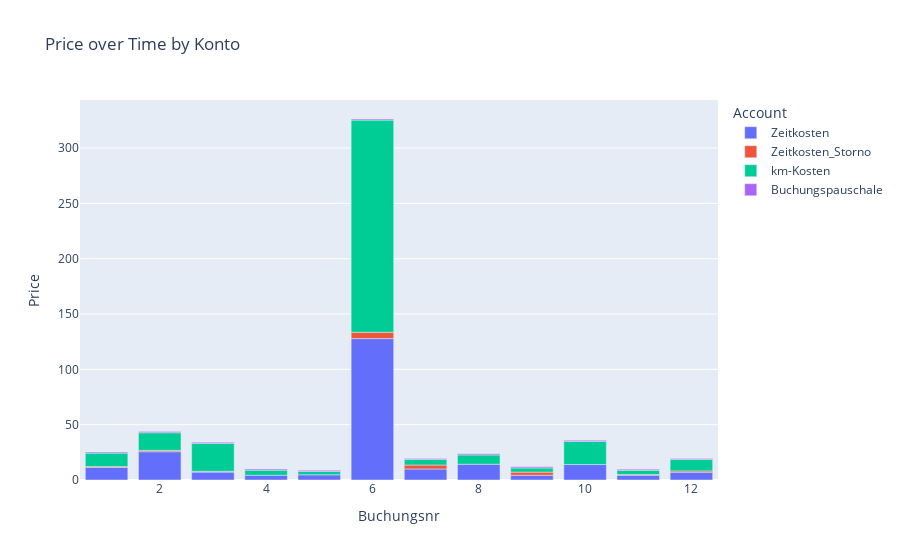

The notebook cell saved with this chart:
### Code cell
import plotly.express as px

# Assuming df is your DataFrame and the columns are already processed

# Create the bar plot
fig = px.bar(df_fahrten, x='Buchungsnr', y='Preis', color='Konto', 
             title='Price over Time by Konto',
             labels={'Von': 'Start Date', 'Preis': 'Price', 'Konto': 'Account'},
             #barmode='group')
             barmode='relative')  # 'relative' makes the bars stacked)

# Show the figure
fig.show()

### Figure 1 — Plotly figure (JSON) as saved in the notebook; plotly's stock layout.template omitted (floating-point values rounded to 4 significant figures)
{"data": [{"alignmentgroup": "True", "hovertemplate": "Account=Zeitkosten<br>Buchungsnr=%{x}<br>Price=%{y}<extra></extra>", "legendgroup": "Zeitkosten", "marker": {"color": "#636efa", "pattern": {"shape": ""}}, "name": "Zeitkosten", "offsetgroup": "Zeitkosten", "orientation": "v", "showlegend": true, "textposition": "auto", "type": "bar", "x": [1, 2, 3, 4, 5, 6, 7, 8, 9, 10, 11, 12], "xaxis": "x", "y": [11.4, 25.58, 7.13, 4.28, 4.7, 127.8, 9.98, 14.25, 4.28, 13.95, 4.28, 7.05], "yaxis": "y"}, {"alignmentgroup": "True", "hovertemplate": "Account=Zeitkosten_Storno<br>Buchungsnr=%{x}<br>Price=%{y}<extra></extra>", "legendgroup": "Zeitkosten_Storno", "marker": {"color": "#EF553B", "pattern": {"shape": ""}}, "name": "Zeitkosten_Storno", "offsetgroup": "Zeitkosten_Storno", "orientation": "v", "showlegend": true, "textposition": "auto", "type": "bar", "x": [1, 2, 3, 6, 7, 9, 11, 12], "xaxis": "x", "y": [0.71, 1.16, 0.71, 5.7, 3.56, 2.85, 0.71, 1.18], "yaxis": "y"}, {"alignmentgroup": "True", "hovertemplate": "Account=km-Kosten<br>Buchungsnr=%{x}<br>Price=%{y}<extra></extra>", "legendgroup": "km-Kosten", "marker": {"color": "#00cc96", "pattern": {"shape": ""}}, "name": "km-Kosten", "offsetgroup": "km-Kosten", "orientation": "v", "showlegend": true, "textposition": "auto", "type": "bar", "x": [1, 2, 3, 4, 5, 6, 7, 8, 9, 10, 11, 12], "xaxis": "x", "y": [12.18, 15.99, 25.23, 4.64, 3, 191.8, 4.93, 8.41, 3.77, 20.91, 3.77, 10.25], "yaxis": "y"}, {"alignmentgroup": "True", "hovertemplate": "Account=Buchungspauschale<br>Buchungsnr=%{x}<br>Price=%{y}<extra></extra>", "legendgroup": "Buchungspauschale", "marker": {"color": "#ab63fa", "pattern": {"shape": ""}}, "name": "Buchungspauschale", "offsetgroup": "Buchungspauschale", "orientation": "v", "showlegend": true, "textposition": "auto", "type": "bar", "x": [1, 2, 3, 4, 5, 6, 7, 8, 9, 10, 11, 12], "xaxis": "x", "y": [1, 1, 1, 1, 1, 1, 1, 1, 1, 1, 1, 1], "yaxis": "y"}], "layout": {"barmode": "relative", "legend": {"title": {"text": "Account"}, "tracegroupgap": 0}, "title": {"text": "Price over Time by Konto"}, "xaxis": {"anchor": "y", "domain": [0, 1], "title": {"text": "Buchungsnr"}}, "yaxis": {"anchor": "x", "domain": [0, 1], "title": {"text": "Price"}}}}
